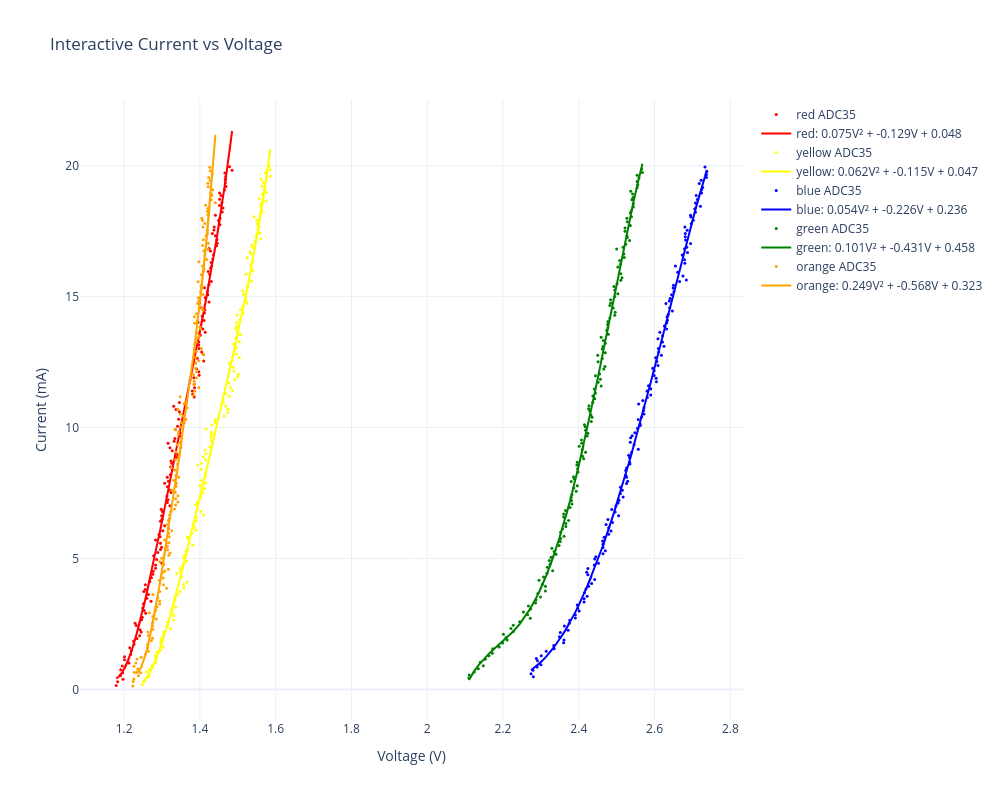

Here is the notebook cell this chart was saved with:
### Code cell
# Plotly

data_files = {
    "red": "lab_red.csv",
    "yellow": "lab_yellow.csv",
    "blue": "lab_blue.csv",
    "green": "lab_green.csv",
    "orange": "lab_orange.csv"
}

fig = go.Figure()

R = 100  # ohms
V1 = 10



for color, file in data_files.items():
    df = pd.read_csv(file)

    df['V_led']=df['adc34_voltage'] * ((10000+2000)/2000) - df['adc35_voltage']
    df['Iled']=df['adc35_voltage']/100

    df.to_csv(file, index=False)

    df = df[df['Iled'] <= 0.02]

    p = np.poly1d(np.polyfit(df['V_led'], df['Iled'], 4))
    
    df['fit'] = p(df['V_led'])

    a, b, c = np.polyfit(df['V_led'], df['Iled'], 2)
    name=f'{color} fit: {a:.2e}V² + {b:.2e}V + {c:.2e}'

    # Add traces
    fig.add_trace(go.Scatter(
        x=df['V_led'],
        y=df['Iled']*1000,
        mode='markers',
        name=f'{color} ADC35',
        marker=dict(color=color, size=3)
    ))

    fig.add_trace(go.Scatter(
        x=df['V_led'],
        y=df['fit']*1000,
        mode='lines',
        name=f'{color}: {a:.3f}V² + {b:.3f}V + {c:.3f}',
        line=dict(color=color, dash='solid')
    ))

# Layout
fig.update_layout(
    title="Interactive Current vs Voltage",
    xaxis_title="Voltage (V)",
    yaxis_title="Current (mA)",
    template="plotly_white",
    width=1000,
    height=800
)

fig.show()

### Figure 1 — Plotly figure (JSON) as saved in the notebook; plotly's stock layout.template omitted (floating-point values rounded to 4 significant figures; data arrays with more than 128 entries replaced by an {"elided": "..."} marker saying what was removed)
{"data": [{"marker": {"color": "red", "size": 3}, "mode": "markers", "name": "red ADC35", "type": "scatter", "x": {"elided": "163 float values"}, "y": {"elided": "163 float values"}}, {"line": {"color": "red", "dash": "solid"}, "mode": "lines", "name": "red: 0.075V² + -0.129V + 0.048", "type": "scatter", "x": {"elided": "163 float values"}, "y": {"elided": "163 float values"}}, {"marker": {"color": "yellow", "size": 3}, "mode": "markers", "name": "yellow ADC35", "type": "scatter", "x": {"elided": "163 float values"}, "y": {"elided": "163 float values"}}, {"line": {"color": "yellow", "dash": "solid"}, "mode": "lines", "name": "yellow: 0.062V² + -0.115V + 0.047", "type": "scatter", "x": {"elided": "163 float values"}, "y": {"elided": "163 float values"}}, {"marker": {"color": "blue", "size": 3}, "mode": "markers", "name": "blue ADC35", "type": "scatter", "x": {"elided": "160 float values"}, "y": {"elided": "160 float values"}}, {"line": {"color": "blue", "dash": "solid"}, "mode": "lines", "name": "blue: 0.054V² + -0.226V + 0.236", "type": "scatter", "x": {"elided": "160 float values"}, "y": {"elided": "160 float values"}}, {"marker": {"color": "green", "size": 3}, "mode": "markers", "name": "green ADC35", "type": "scatter", "x": {"elided": "160 float values"}, "y": {"elided": "160 float values"}}, {"line": {"color": "green", "dash": "solid"}, "mode": "lines", "name": "green: 0.101V² + -0.431V + 0.458", "type": "scatter", "x": {"elided": "160 float values"}, "y": {"elided": "160 float values"}}, {"marker": {"color": "orange", "size": 3}, "mode": "markers", "name": "orange ADC35", "type": "scatter", "x": {"elided": "163 float values"}, "y": {"elided": "163 float values"}}, {"line": {"color": "orange", "dash": "solid"}, "mode": "lines", "name": "orange: 0.249V² + -0.568V + 0.323", "type": "scatter", "x": {"elided": "163 float values"}, "y": {"elided": "163 float values"}}], "layout": {"height": 800, "title": {"text": "Interactive Current vs Voltage"}, "width": 1000, "xaxis": {"title": {"text": "Voltage (V)"}}, "yaxis": {"title": {"text": "Current (mA)"}}}}
